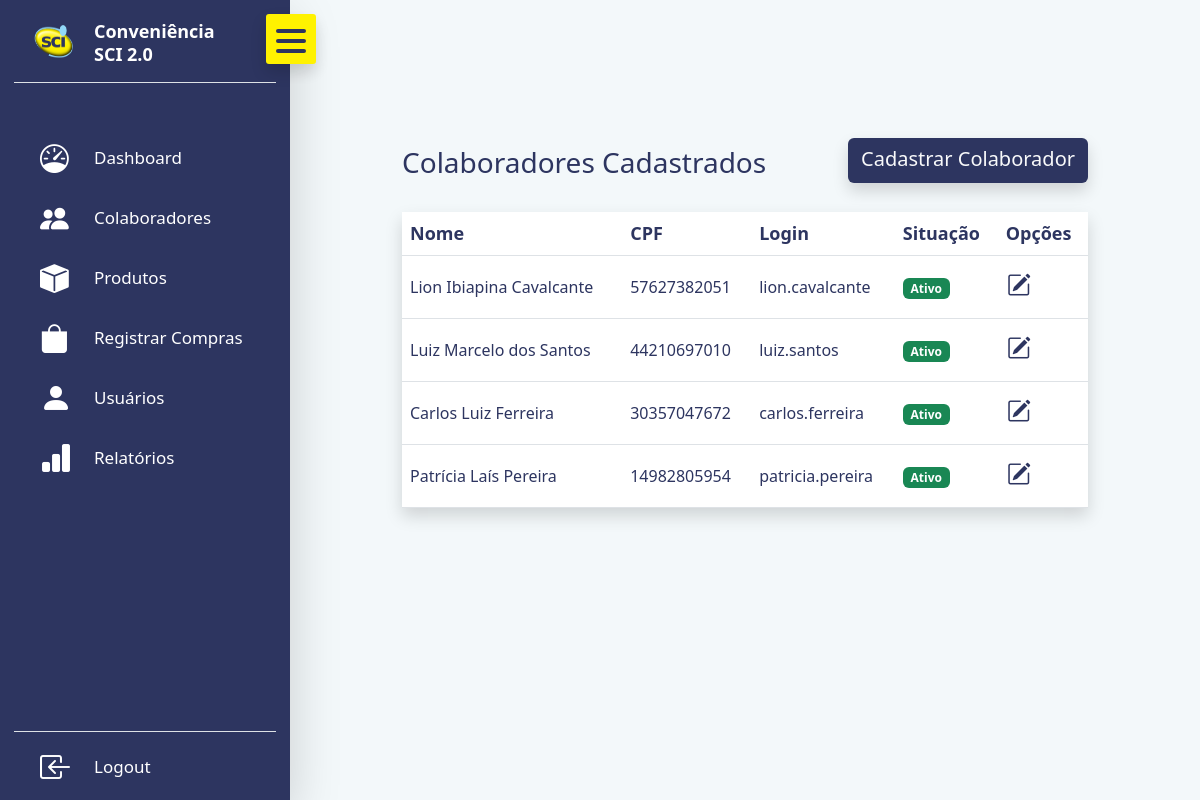
The app's page /colaboradores/ (signed in) with its own data.
### colaboradores/models.py (models this page shows, shortened)
class Colaborador (models.Model):
    nome = models.CharField(max_length=150)
    cpf = models.CharField(max_length=11, unique=True)
    login = models.CharField(max_length=50, unique=True)
    senha = models.CharField(max_length=100)
    situacao = models.BooleanField(default=True)

### colaboradores/views.py (the view)
# urls.py: path('colaboradores/', views.Colaboradores, name='Colaboradores'),
@login_required(login_url='Login')
def Colaboradores(request):
    try:
        colaboradores = Colaborador.objects.all()
        return render(request, 'colaboradores/colaboradores.html', {'colaboradores': colaboradores})
    except Exception as e:
        print(str(e))
        error_message = ('Ocorreu um erro ao listar os colaboradores.')
        return render(request, 'colaboradores/colaboradores.html', {'error_message': error_message})

### templates/colaboradores/colaboradores.html (shortened to what this page needs)
{% extends 'base.html' %}
{% block 'content' %}
  <div style="background-color: transparent; height: 50px; margin-bottom: 40px;">
  </div>
  <div class="self-center d-flex flex-column justify-content-center">
    <div class="d-flex justify-content-between align-middle mb-4">
      <div class="pt-2" style="color: #2D3560;">
        <h3>
          Colaboradores Cadastrados
        </h3>
      </div>
      <a href="{% url 'CadastroColaborador' %}" class="btn text-light fs-5 shadow" role="button" style="height: 45px; background-color: #2D3560; padding-top: 5px;">
        Cadastrar Colaborador
      </a>
    </div>
    <table class="table align-middle mb-0 bg-light shadow">
      <thead class="border-bottom-1">
        <tr>
          <th class="fw-semibold" style="color: #2D3560; font-size: large;">Nome</th>
          <th class="fw-semibold" style="color: #2D3560; font-size: large;">CPF</th>
          <th class="fw-semibold" style="color: #2D3560; font-size: large;">Login</th>
          <th class="fw-semibold" style="color: #2D3560; font-size: large;">Situação</th>
          <th class="fw-semibold" style="color: #2D3560; font-size: large;">Opções</th>
        </tr>
      </thead>
      <tbody>
        {% for colaborador in colaboradores %}
          <tr>
            <td style="color: #2D3560;">{{colaborador.nome}}</td>
            <td style="color: #2D3560;">{{colaborador.cpf}}</td>
            <td style="color: #2D3560;">{{colaborador.login}}</td>
            <td style="color: #2D3560;">
              {% if colaborador.situacao %}
                <span class="badge text-bg-success">Ativo</span>
              {% else %}
                <span class="badge text-bg-danger">Inativo</span>
              {% endif %}
            </td>
            <td>
              <div class="row g-2">
                <div class="col me-2 " style="max-width: 20px;">
                  <a href="{% url 'EditarColaborador' colaborador.id %}" class="btn ps-0 pe-0" data-mdb-toggle="tooltip" data-mdb-placement="left" title="Editar" type="submit" role="button" style="color: #2D3560; padding-top: 2px;">
                    <i class="bi bi-pencil-square" style="font-size: 1.5rem;"></i>
                  </a>
                </div>
              </div>
            </td>
          </tr>
        {% endfor %}
      </tbody>
    </table>
  </div>
{% endblock %}

### static/base/base.css (style rules this page uses)
* { margin: 0; padding: 0; box-sizing: border-box; }
:root { --tran-03: all 0.2s ease; --tran-03: all 0.3s ease; --tran-04: all 0.4s ease; --tran-05: all 0.5s ease; }
body { min-height: 100vh; transition: var(--tran-05); }

### records on screen
Colaborador: nome "Lion Ibiapina Cavalcante", cpf "57627382051", login "lion.cavalcante", situacao "Ativo"
Colaborador: nome "Luiz Marcelo dos Santos", cpf "44210697010", login "luiz.santos", situacao "Ativo"
Colaborador: nome "Carlos Luiz Ferreira", cpf "30357047672", login "carlos.ferreira", situacao "Ativo"
Colaborador: nome "Patrícia Laís Pereira", cpf "14982805954", login "patricia.pereira", situacao "Ativo"
